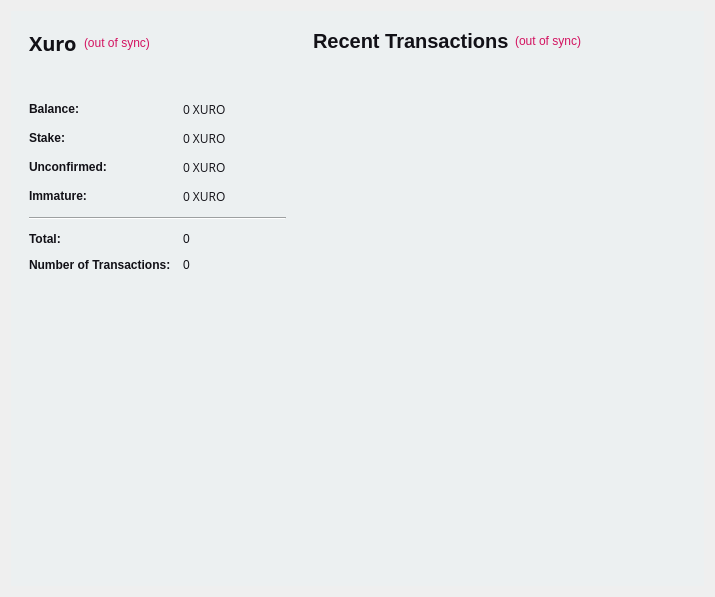
<?xml version="1.0" encoding="UTF-8"?>
<ui version="4.0">
 <class>OverviewPage</class>
 <widget class="QWidget" name="OverviewPage">
  <property name="geometry">
   <rect>
    <x>0</x>
    <y>0</y>
    <width>575</width>
    <height>499</height>
   </rect>
  </property>
  <property name="sizePolicy">
   <sizepolicy hsizetype="Minimum" vsizetype="Preferred">
    <horstretch>0</horstretch>
    <verstretch>0</verstretch>
   </sizepolicy>
  </property>
  <property name="maximumSize">
   <size>
    <width>575</width>
    <height>16777215</height>
   </size>
  </property>
  <property name="windowTitle">
   <string>Form</string>
  </property>
  <property name="styleSheet">
   <string notr="true">color:#ffffff;
font-family:'Open Sans,sans-serif';</string>
  </property>
  <layout class="QGridLayout" name="gridLayout_2">
   <property name="sizeConstraint">
    <enum>QLayout::SetFixedSize</enum>
   </property>
   <property name="leftMargin">
    <number>11</number>
   </property>
   <property name="horizontalSpacing">
    <number>0</number>
   </property>
   <item row="1" column="1">
    <layout class="QVBoxLayout" name="verticalLayout_3">
     <property name="spacing">
      <number>7</number>
     </property>
     <item>
      <widget class="QFrame" name="frame_2">
       <property name="sizePolicy">
        <sizepolicy hsizetype="Fixed" vsizetype="Preferred">
         <horstretch>0</horstretch>
         <verstretch>0</verstretch>
        </sizepolicy>
       </property>
       <property name="minimumSize">
        <size>
         <width>400</width>
         <height>0</height>
        </size>
       </property>
       <property name="maximumSize">
        <size>
         <width>450</width>
         <height>16777215</height>
        </size>
       </property>
       <property name="styleSheet">
        <string notr="true">background-color:#ecf0f1;</string>
       </property>
       <layout class="QVBoxLayout" name="verticalLayout">
        <property name="leftMargin">
         <number>0</number>
        </property>
        <item>
         <widget class="QFrame" name="">
          <property name="styleSheet">
           <string notr="true">background-color:#ecf0f1;</string>
          </property>
          <layout class="QHBoxLayout" name="horizontalLayout_2">
           <item>
            <widget class="QLabel" name="label_4">
             <property name="text">
              <string>&lt;html&gt;&lt;head/&gt;&lt;body&gt;&lt;p&gt;&lt;span style=&quot; font-size:20px; font-weight:600; color:#121117;&quot;&gt;Recent Transactions&lt;/span&gt;&lt;/p&gt;&lt;/body&gt;&lt;/html&gt;</string>
             </property>
            </widget>
           </item>
           <item>
            <widget class="QLabel" name="labelTransactionsStatus">
             <property name="toolTip">
              <string>The displayed information may be out of date. Xuro automatically synchronizes with the network after a connection is established, but this process has not completed yet.</string>
             </property>
             <property name="styleSheet">
              <string notr="true">QLabel { color: red; }</string>
             </property>
             <property name="text">
              <string notr="true">&lt;html&gt;&lt;head/&gt;&lt;body&gt;&lt;p&gt;&lt;span style=&quot; color:#d31360;&quot;&gt;(out of sync)&lt;/span&gt;&lt;/p&gt;&lt;/body&gt;&lt;/html&gt;</string>
             </property>
             <property name="alignment">
              <set>Qt::AlignRight|Qt::AlignTrailing|Qt::AlignVCenter</set>
             </property>
            </widget>
           </item>
           <item>
            <spacer name="horizontalSpacer">
             <property name="orientation">
              <enum>Qt::Horizontal</enum>
             </property>
             <property name="sizeHint" stdset="0">
              <size>
               <width>40</width>
               <height>20</height>
              </size>
             </property>
            </spacer>
           </item>
          </layout>
         </widget>
        </item>
        <item>
         <spacer name="verticalSpacer_6">
          <property name="orientation">
           <enum>Qt::Vertical</enum>
          </property>
          <property name="sizeType">
           <enum>QSizePolicy::Maximum</enum>
          </property>
          <property name="sizeHint" stdset="0">
           <size>
            <width>20</width>
            <height>13</height>
           </size>
          </property>
         </spacer>
        </item>
        <item>
         <widget class="QListView" name="listTransactions">
          <property name="sizePolicy">
           <sizepolicy hsizetype="Fixed" vsizetype="Expanding">
            <horstretch>0</horstretch>
            <verstretch>0</verstretch>
           </sizepolicy>
          </property>
          <property name="maximumSize">
           <size>
            <width>400</width>
            <height>16777215</height>
           </size>
          </property>
          <property name="styleSheet">
           <string notr="true">QListView { background: transparent;font-size:12px;  background-color:#ecf0f1;}</string>
          </property>
          <property name="frameShape">
           <enum>QFrame::NoFrame</enum>
          </property>
          <property name="verticalScrollBarPolicy">
           <enum>Qt::ScrollBarAlwaysOff</enum>
          </property>
          <property name="horizontalScrollBarPolicy">
           <enum>Qt::ScrollBarAlwaysOff</enum>
          </property>
          <property name="selectionMode">
           <enum>QAbstractItemView::NoSelection</enum>
          </property>
         </widget>
        </item>
       </layout>
      </widget>
     </item>
    </layout>
   </item>
   <item row="1" column="0">
    <layout class="QVBoxLayout" name="verticalLayout_2">
     <property name="spacing">
      <number>1</number>
     </property>
     <item>
      <widget class="QFrame" name="frame">
       <property name="sizePolicy">
        <sizepolicy hsizetype="Fixed" vsizetype="Preferred">
         <horstretch>0</horstretch>
         <verstretch>0</verstretch>
        </sizepolicy>
       </property>
       <property name="maximumSize">
        <size>
         <width>350</width>
         <height>16777215</height>
        </size>
       </property>
       <property name="styleSheet">
        <string notr="true">background-color:#ecf0f1;</string>
       </property>
       <layout class="QVBoxLayout" name="verticalLayout_4">
        <item>
         <widget class="QFrame" name="">
          <property name="styleSheet">
           <string notr="true">background-color:#ecf0f1;</string>
          </property>
          <layout class="QHBoxLayout" name="horizontalLayout_4">
           <property name="spacing">
            <number>7</number>
           </property>
           <item>
            <widget class="QLabel" name="label_5">
             <property name="font">
              <font>
               <family>Open Sans,sans-serif</family>
              </font>
             </property>
             <property name="styleSheet">
              <string notr="true">color:#121117;</string>
             </property>
             <property name="text">
              <string>&lt;html&gt;&lt;head/&gt;&lt;body&gt;&lt;p&gt;&lt;span style=&quot; font-size:20px; font-weight:600; color:#121117;&quot;&gt;Xuro&lt;/span&gt;&lt;/p&gt;&lt;/body&gt;&lt;/html&gt;</string>
             </property>
            </widget>
           </item>
           <item>
            <widget class="QLabel" name="labelWalletStatus">
             <property name="toolTip">
              <string>The displayed information may be out of date. Xuro automatically synchronizes with the network after a connection is established, but this process has not completed yet.</string>
             </property>
             <property name="styleSheet">
              <string notr="true">QLabel { color: red; }</string>
             </property>
             <property name="text">
              <string notr="true">&lt;html&gt;&lt;head/&gt;&lt;body&gt;&lt;p&gt;&lt;span style=&quot; color:#d31360;&quot;&gt;(out of sync)&lt;/span&gt;&lt;/p&gt;&lt;/body&gt;&lt;/html&gt;</string>
             </property>
             <property name="alignment">
              <set>Qt::AlignLeading|Qt::AlignLeft|Qt::AlignVCenter</set>
             </property>
            </widget>
           </item>
           <item>
            <spacer name="horizontalSpacer_2">
             <property name="orientation">
              <enum>Qt::Horizontal</enum>
             </property>
             <property name="sizeHint" stdset="0">
              <size>
               <width>40</width>
               <height>20</height>
              </size>
             </property>
            </spacer>
           </item>
          </layout>
         </widget>
        </item>
        <item>
         <spacer name="verticalSpacer_5">
          <property name="orientation">
           <enum>Qt::Vertical</enum>
          </property>
          <property name="sizeType">
           <enum>QSizePolicy::Maximum</enum>
          </property>
          <property name="sizeHint" stdset="0">
           <size>
            <width>20</width>
            <height>20</height>
           </size>
          </property>
         </spacer>
        </item>
        <item>
         <widget class="QFrame" name="">
          <property name="styleSheet">
           <string notr="true">background-color:#ecf0f1;</string>
          </property>
          <property name="frameShape">
           <enum>QFrame::NoFrame</enum>
          </property>
          <property name="frameShadow">
           <enum>QFrame::Sunken</enum>
          </property>
          <layout class="QFormLayout" name="formLayout_2">
           <property name="fieldGrowthPolicy">
            <enum>QFormLayout::AllNonFixedFieldsGrow</enum>
           </property>
           <property name="horizontalSpacing">
            <number>12</number>
           </property>
           <property name="verticalSpacing">
            <number>12</number>
           </property>
           <item row="0" column="0">
            <widget class="QLabel" name="label">
             <property name="text">
              <string>&lt;html&gt;&lt;head/&gt;&lt;body&gt;&lt;p&gt;&lt;span style=&quot; font-weight:600; color:#121117;&quot;&gt;Balance:&lt;/span&gt;&lt;/p&gt;&lt;/body&gt;&lt;/html&gt;</string>
             </property>
            </widget>
           </item>
           <item row="0" column="1">
            <widget class="QLabel" name="labelBalance">
             <property name="font">
              <font>
               <family>Open Sans,sans-serif</family>
              </font>
             </property>
             <property name="cursor">
              <cursorShape>IBeamCursor</cursorShape>
             </property>
             <property name="toolTip">
              <string>Your current balance</string>
             </property>
             <property name="styleSheet">
              <string notr="true">color:#121117;</string>
             </property>
             <property name="text">
              <string notr="true">&lt;html&gt;&lt;head/&gt;&lt;body&gt;&lt;p&gt;&lt;span style=&quot; color:#121117;&quot;&gt;0 XURO&lt;/span&gt;&lt;/p&gt;&lt;/body&gt;&lt;/html&gt;</string>
             </property>
             <property name="textInteractionFlags">
              <set>Qt::LinksAccessibleByMouse|Qt::TextSelectableByKeyboard|Qt::TextSelectableByMouse</set>
             </property>
            </widget>
           </item>
           <item row="1" column="0">
            <widget class="QLabel" name="label_6">
             <property name="text">
              <string>&lt;html&gt;&lt;head/&gt;&lt;body&gt;&lt;p&gt;&lt;span style=&quot; font-weight:600; color:#121117;&quot;&gt;Stake:&lt;/span&gt;&lt;/p&gt;&lt;/body&gt;&lt;/html&gt;</string>
             </property>
            </widget>
           </item>
           <item row="1" column="1">
            <widget class="QLabel" name="labelStake">
             <property name="font">
              <font>
               <family>Open Sans,sans-serif</family>
              </font>
             </property>
             <property name="cursor">
              <cursorShape>IBeamCursor</cursorShape>
             </property>
             <property name="toolTip">
              <string>Total of coins that was staked, and do not yet count toward the current balance</string>
             </property>
             <property name="styleSheet">
              <string notr="true">color:#121117;</string>
             </property>
             <property name="text">
              <string notr="true">&lt;html&gt;&lt;head/&gt;&lt;body&gt;&lt;p&gt;&lt;span style=&quot; color:#121117;&quot;&gt;0 XURO&lt;/span&gt;&lt;/p&gt;&lt;/body&gt;&lt;/html&gt;</string>
             </property>
             <property name="textInteractionFlags">
              <set>Qt::LinksAccessibleByMouse|Qt::TextSelectableByKeyboard|Qt::TextSelectableByMouse</set>
             </property>
            </widget>
           </item>
           <item row="2" column="0">
            <widget class="QLabel" name="label_3">
             <property name="text">
              <string>&lt;html&gt;&lt;head/&gt;&lt;body&gt;&lt;p&gt;&lt;span style=&quot; font-weight:600; color:#121117;&quot;&gt;Unconfirmed:&lt;/span&gt;&lt;/p&gt;&lt;/body&gt;&lt;/html&gt;</string>
             </property>
            </widget>
           </item>
           <item row="2" column="1">
            <widget class="QLabel" name="labelUnconfirmed">
             <property name="font">
              <font>
               <family>Open Sans,sans-serif</family>
              </font>
             </property>
             <property name="cursor">
              <cursorShape>IBeamCursor</cursorShape>
             </property>
             <property name="toolTip">
              <string>Total of transactions that have yet to be confirmed, and do not yet count toward the current balance</string>
             </property>
             <property name="styleSheet">
              <string notr="true">color:#121117;</string>
             </property>
             <property name="text">
              <string notr="true">&lt;html&gt;&lt;head/&gt;&lt;body&gt;&lt;p&gt;&lt;span style=&quot; color:#121117;&quot;&gt;0 XURO&lt;/span&gt;&lt;/p&gt;&lt;/body&gt;&lt;/html&gt;</string>
             </property>
             <property name="textInteractionFlags">
              <set>Qt::LinksAccessibleByMouse|Qt::TextSelectableByKeyboard|Qt::TextSelectableByMouse</set>
             </property>
            </widget>
           </item>
           <item row="3" column="0">
            <widget class="QLabel" name="labelImmatureText">
             <property name="text">
              <string>&lt;html&gt;&lt;head/&gt;&lt;body&gt;&lt;p&gt;&lt;span style=&quot; font-weight:600; color:#121117;&quot;&gt;Immature:&lt;/span&gt;&lt;/p&gt;&lt;/body&gt;&lt;/html&gt;</string>
             </property>
            </widget>
           </item>
           <item row="3" column="1">
            <widget class="QLabel" name="labelImmature">
             <property name="font">
              <font>
               <family>Open Sans,sans-serif</family>
              </font>
             </property>
             <property name="toolTip">
              <string>Mined balance that has not yet matured</string>
             </property>
             <property name="styleSheet">
              <string notr="true">color:#121117;</string>
             </property>
             <property name="text">
              <string notr="true">&lt;html&gt;&lt;head/&gt;&lt;body&gt;&lt;p&gt;&lt;span style=&quot; color:#121117;&quot;&gt;0 XURO&lt;/span&gt;&lt;/p&gt;&lt;/body&gt;&lt;/html&gt;</string>
             </property>
             <property name="textInteractionFlags">
              <set>Qt::LinksAccessibleByMouse|Qt::TextSelectableByKeyboard|Qt::TextSelectableByMouse</set>
             </property>
            </widget>
           </item>
           <item row="4" column="0" colspan="2">
            <widget class="Line" name="line">
             <property name="sizePolicy">
              <sizepolicy hsizetype="Expanding" vsizetype="Fixed">
               <horstretch>140</horstretch>
               <verstretch>0</verstretch>
              </sizepolicy>
             </property>
             <property name="orientation">
              <enum>Qt::Horizontal</enum>
             </property>
            </widget>
           </item>
           <item row="5" column="0">
            <widget class="QLabel" name="label_10">
             <property name="text">
              <string>&lt;html&gt;&lt;head/&gt;&lt;body&gt;&lt;p&gt;&lt;span style=&quot; font-weight:600; color:#121117;&quot;&gt;Total:&lt;/span&gt;&lt;/p&gt;&lt;/body&gt;&lt;/html&gt;</string>
             </property>
            </widget>
           </item>
           <item row="5" column="1">
            <widget class="QLabel" name="labelTotal">
             <property name="toolTip">
              <string>Total number of transactions in Xuro</string>
             </property>
             <property name="styleSheet">
              <string notr="true">color:#121117;</string>
             </property>
             <property name="text">
              <string notr="true">&lt;html&gt;&lt;head/&gt;&lt;body&gt;&lt;p&gt;&lt;span style=&quot; color:#121117;&quot;&gt;0&lt;/span&gt;&lt;/p&gt;&lt;/body&gt;&lt;/html&gt;</string>
             </property>
            </widget>
           </item>
           <item row="6" column="0">
            <widget class="QLabel" name="label_2">
             <property name="text">
              <string>&lt;html&gt;&lt;head/&gt;&lt;body&gt;&lt;p&gt;&lt;span style=&quot; font-weight:600; color:#121117;&quot;&gt;Number of Transactions:&lt;/span&gt;&lt;/p&gt;&lt;/body&gt;&lt;/html&gt;</string>
             </property>
            </widget>
           </item>
           <item row="6" column="1">
            <widget class="QLabel" name="labelNumTransactions">
             <property name="toolTip">
              <string>Total number of transactions in Xuro</string>
             </property>
             <property name="styleSheet">
              <string notr="true">color:#121117;</string>
             </property>
             <property name="text">
              <string notr="true">&lt;html&gt;&lt;head/&gt;&lt;body&gt;&lt;p&gt;&lt;span style=&quot; color:#121117;&quot;&gt;0&lt;/span&gt;&lt;/p&gt;&lt;/body&gt;&lt;/html&gt;</string>
             </property>
            </widget>
           </item>
          </layout>
         </widget>
        </item>
        <item>
         <spacer name="verticalSpacer_2">
          <property name="orientation">
           <enum>Qt::Vertical</enum>
          </property>
          <property name="sizeHint" stdset="0">
           <size>
            <width>20</width>
            <height>20</height>
           </size>
          </property>
         </spacer>
        </item>
        <item>
         <widget class="QWidget" name="widget" native="true">
          <property name="minimumSize">
           <size>
            <width>275</width>
            <height>250</height>
           </size>
          </property>
          <property name="styleSheet">
           <string notr="true">image: url(:/images/wallet);</string>
          </property>
         </widget>
        </item>
        <item>
         <spacer name="verticalSpacer">
          <property name="orientation">
           <enum>Qt::Vertical</enum>
          </property>
          <property name="sizeHint" stdset="0">
           <size>
            <width>20</width>
            <height>20</height>
           </size>
          </property>
         </spacer>
        </item>
       </layout>
      </widget>
     </item>
    </layout>
   </item>
  </layout>
 </widget>
 <resources/>
 <connections/>
</ui>
